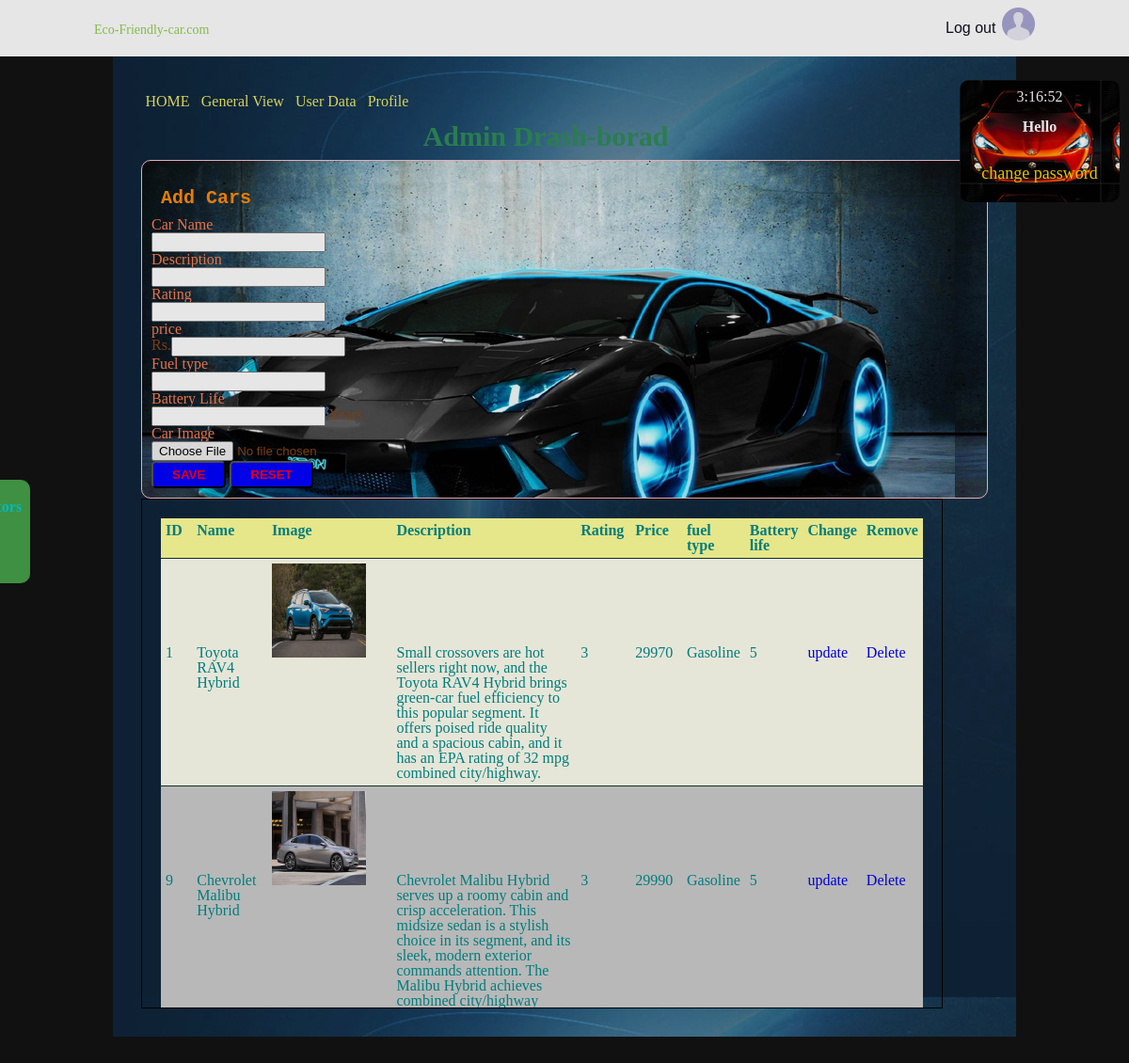
Page /admin_drash.php on the committed database.
### tables this page shows
CREATE TABLE IF NOT EXISTS `tbl_cars` (
`c_id` int(20) NOT NULL,
  `c_name` varchar(90) NOT NULL,
  `description` longtext NOT NULL,
  `rating` int(5) NOT NULL,
  `price` int(11) NOT NULL,
  `fuel_type` varchar(60) NOT NULL,
  `batter_life` int(11) NOT NULL,
  `image` varchar(200) NOT NULL
);

### connection.php (called while the page is built, shortened)
<?php
class connection{
private $host="localhost";
private $db = "e_cars";
private $username="root";
private $password="";
public function __construct(){
$this -> conn = mysqli_connect($this->host,$this->username,$this->password,$this->db);
}
}
 ?>

### e_user.php (called while the page is built, shortened)
<?php
require ("connection.php");
class user extends connection
	{
	function print_cars(){
		$query="select * from tbl_cars";
		$result=mysqli_query($this->conn,$query);
		return $result;
	}
        function totalVisits(){
            $select = "select * from tbl_visits";
            $result=mysqli_query($this->conn,$select);
            $data = mysqli_fetch_array($result);
            return $data;
            }
}

### admin_drash.php (the view, shortened to what this page needs)
<?php
include_once './header.php';
?>
<section>
			<?php
			require("e_user.php");
			?>
			<?php
			$obj = new user;
			$id=$_SESSION['id'];
			$obj->setId($id);
			$data=$obj->selectAlluser();
                        $result=$obj->print_cars();
                        $visit = $obj->totalVisits();
			?>
<div class="photo">
<div id="txt"></div>
<?php
echo "<h1><br>Hello</h1><br><h2>".$data['fname']." ".$data['mname']." ".$data['lname']."</h2>"; ?>
<br><a href="change_password_admin.php">change password </a>
</div>
    <div class="visits">
<h1><br>Total Visitors</h1><br>
</div>
    <div class="main_box">
        <div class="indexes">
            <ul>
                <li><a href="admin_drash.php">HOME</a></li>
                <li>|<a href="admin_general_view.php">General View</a></li>
                <li>|<a href="edit_dash.php">User Data</a></li>
                <li>|<a href="change_password_admin.php">Profile</a></li>
            </ul>
        </div>
        <p><h1 id="admin_board">Admin Drash-borad</h1></p>
        <div class="car_insert">
            <h1 class="cars_">Add Cars</h1>
            <form method="post" action="e_action.php" enctype="multipart/form-data">
                <p><label>Car Name</label><br>
                    <input type="text" name="c_name"/></p>
                <p> <label>Description</label><br>
                    <input type="text" name="c_desc"/></p>
                <p><label>Rating</label><br>
                    <input type="number" name="c_rating"/></p>
                <p><label>price</label></br>
                    Rs.<input type="number" name="c_price"/></p>
                <p><label>Fuel type</label><br>
                    <input type="text" name="fuel_type"/></p>
                <p><label>Battery Life</label><br>
                    <input type="number" name="battery_life"/> Years</p>
                <p><label>Car Image</label><br>
                    <input type="file" name="image" id="image"/>
                </p>
                <p><input type="submit" name="insert" id="insert" class="sub"  value="SAVE"/>
                <input type="reset" name="reset" class="sub" value="RESET"/></p>
            </form>
        </div>
    <div class="tab">
    <table border="2">
    <tr>
     <th width="5%">ID</th>
     <th width="10%">Name</th>
     <th width="20%">Image</th>
     <th width="40%">Description</th>
     <th width="7.5%">Rating</th>
     <th width="7.5%">Price</th>
     <th width="7.5%">fuel type </th>
     <th width="7.5%">Battery life</th>
     <th width="5%">Change</th>
     <th width="5%">Remove</th>
    </tr>
  <?php while($cars=mysqli_fetch_array($result)){?>
    <tr>
        <td><?php echo $cars['c_id'];?></td>
     <td><?php echo $cars['c_name'];?></td>
     <td>
         <img src="images/cars/<?php echo $cars['image'];?>" style="height:100px; width: 100px;"/>
     </td>
     <td><?php echo $cars['description'];?></td>
     <td><?php echo $cars['rating'];?></td>
     <td><?php echo $cars['price'];?></td>
     <td><?php echo $cars['fuel_type'];?></td>
     <td><?php echo $cars['batter_life'];?></td>
     <td><a href="update_car.php?id=<?php echo $cars['c_id'] ?>">update</a></td>
     <td><a href="delete_car.php?id=<?php echo $cars['c_id'] ?>">Delete</a></td>
    </tr>
 <?php } ?>
  </table>
       </div>
    </div>
        </section>

### header.php (shortened to what this page needs)
<!DOCTYPE html>
<html>
		<head>
			<link rel="stylesheet" href="style.css" type="text/css">
</head>
<body onload="startTime()">
    <header>
	<nav>
		<div class="main">
			<ul>
			<li><a href="index.php">Eco-Friendly-car.com </a></li>
			</ul>
			<div class="nav-login">
                            <a href="index.php"">Log out</a>
			<img src="images/user.png" style="height:35px; width:35px; padding-top:8px;" >
			</div>
	</nav>
</header>

### style.css (style rules this page uses)
html, body, div, span, object, iframe, h1, h2, h3, h4, h5, h6, p, blockquote, pre, abbr, address, cite, code, del, dfn, em, img, ins, kbd, q, samp, small, strong, sub, sup, var, b, i, dl, dt, dd, ol, ul, li, fieldset, form, label, legend, table, caption, tbody, tfoot, thead, tr, th, td, article, aside, canvas, details, figcaption, figure, footer, header, hgroup, menu, nav, section, summary, time, mark, audio, video { margin:0; padding:0; border:0; outline:0; font-size:100%; vertical-align:baseline; background:transparent; }
body { line-height:1; background-color:#EEEB66; margin: 0 auto; }
article,aside,details,figcaption,figure, footer,header,hgroup,menu,nav,section { display:block; }
nav ul { list-style:none; }
a { margin:0; padding:0; font-size:100%; vertical-align:baseline; background:transparent; }
table { border-collapse:collapse; border-spacing:0; }
input, select { vertical-align:middle; }
.main { margin:0 auto; width:1000px; }
a { text-decoration:none; }
body { //background-image: url(images/cars/car.jpg); //background-image: url(images/back.jpg); color: darkturquoise; background-color: #111; background-repeat: no-repeat; opacity: 0.9; }
header nav { width:100%; height:60px; background-color:#fff; }
header nav ul { float:left; }
header nav ul li { float:left; list-style:none; }
header nav ul li a { font-family:Lucida Calligraphy; font-size:14px; color:rgb(146,208,80); line-height:63px; }
header .nav-login { float:right; }
header .nav-login a { display:block; width:60px; height:60px; border:none; float:left; background-color:#ffff; font-family:arial; font-size:16px; color:#112; line-height:60px; cursor:pointer; }
section .main_box { width:900px; margin:0 auto; padding:30px; //background-image: url(images/cars/car.jpg); background-image: url(images/display/back.jpg); opacity: 0.9px; color: #133; background-color:whitesmoke; }
section .photo { width:150px; height:110px; margin: 25px 10px; border-radius: 10px; font-family:Algerian; background-color: red; text-align:center; background-image: url(images/display/design.jpg); float:right; padding:10px; color:white; }
section .photo a { color:gold; font-family: Matura MT Script Capitals; font-size: 18px; }
.indexes { margin:auto; text-align:center; height:40px; float:none; }
.indexes ul li { list-style:none; float: left; margin:10px 0.5% ; }
.indexes ul li a { text-decoration:none; color: #EEEB66; margin:auto; font-family:algerian; font-size:16px; }
.car_insert { background-image: url(images/display/car.jpg); padding:10px; border:1px solid pink; border-radius:10px; color: saddlebrown; margin-top:10px; }
.sub { background-color:blue; padding: 5px 20px 5px 20px; color:red; font-weight:bold; border-radius:5px; cursor: pointer; }
.car_insert form label { font-family: cursive; font-size: 16px; color:coral; }
.cars_ { padding:10px; color:darkorange; border-radius:10px; margin-top:10px; font-family: monospace; font-size: 20px; }
#admin_board { font-family: initial; font-size: 30px; text-align: center; color: seagreen; }
.tab { width: 90%; height: 500px; border-collapse: collapse; text-align: left; border-color: antiquewhite; overflow-y: auto; border: 1px solid black; color: darkcyan; padding:20px; }
.tab tr { border-bottom: 1px solid #133; }
.tab th,td { border: #EEEB66; height: 20px; padding:5px; }
tr:nth-child(even) { background-color: ivory; }
tr:nth-child(odd) { background-color: #ccc; }
th { background-color: #ff9; }
.visits { text-align:center; background-color: #46a049; width:100px; height:100px; margin-left:-300px; margin-top:450px; float:left; border-radius: 10px; font-family:Algerian; //background-image: url(images/display/design.jpg); padding:5px; }

### rows in the picture
tbl_cars: c_id "1", c_name "Toyota RAV4 Hybrid", image (picture), description "Small crossovers are hot sellers right now, and the Toyota RAV4 Hybrid brings green-car fuel efficiency to this popular segment. It offers poised ride quality and a spacious cabin, and it has an EPA rating of 32 mpg combined city/highway.", rating "3", price "29970", fuel_type "Gasoline", batter_life "5"
tbl_cars: c_id "9", c_name "Chevrolet Malibu Hybrid", image (picture), description "Chevrolet Malibu Hybrid serves up a roomy cabin and crisp acceleration. This midsize sedan is a stylish choice in its segment, and its sleek, modern exterior commands attention. The Malibu Hybrid achieves combined city/highway…", rating "3", price "29990", fuel_type "Gasoline", batter_life "5"
